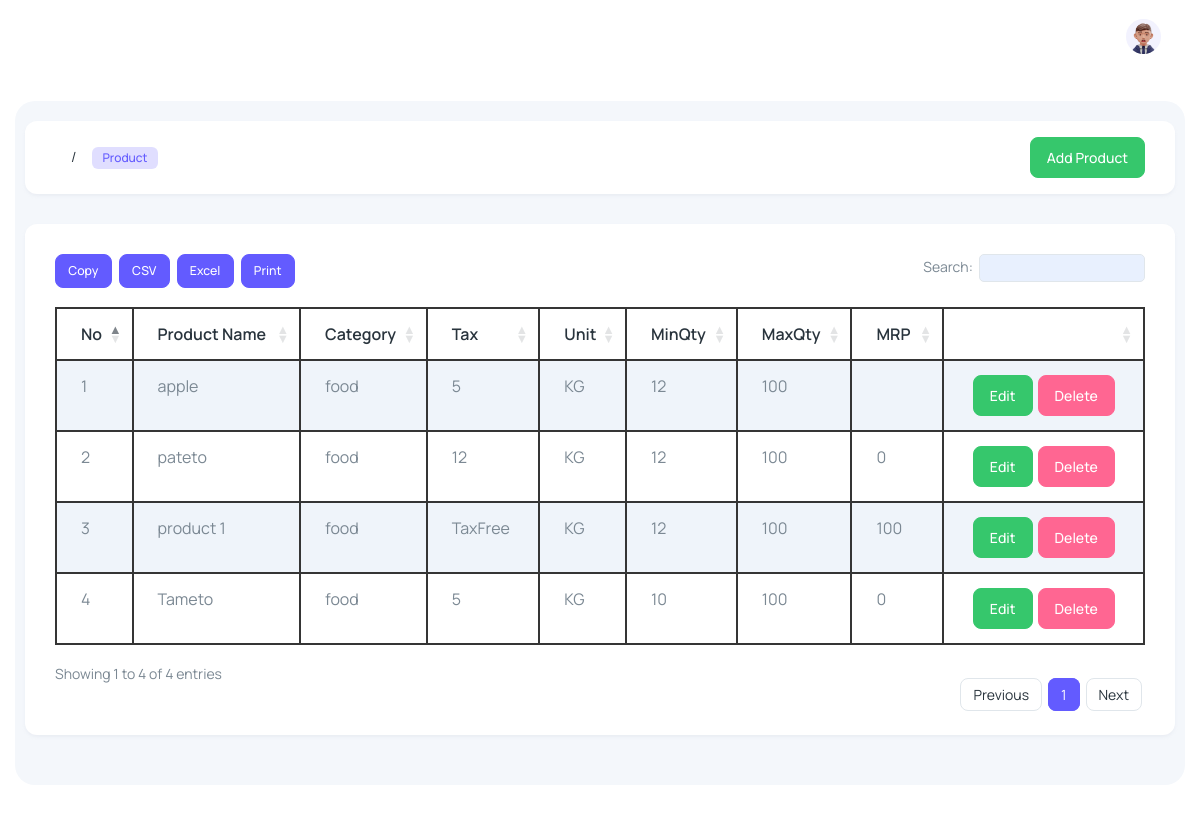
The page /Product (signed in) on the database its author committed.
### main/models.py (models this page shows)
class ProductModel(models.Model):
    user = models.CharField(max_length=100,null=True, blank=True)
    ProductName = models.CharField(max_length=100)
    Category = models.CharField(max_length=100,null=True, blank=True)
    Tax = models.CharField(max_length=100)
    Unit = models.CharField(max_length=100)
    MinQty = models.CharField(max_length=100,blank=True)
    MaxQty = models.CharField(max_length=100,blank=True)
    BarcodeNo = models.CharField(max_length=100,blank=True)
    HSNCode = models.CharField(max_length=100,blank=True)
    MRP = models.CharField(max_length=100,blank=True)

### main/views.py (the view)
# urls.py: path('Product',views.Product,name='Product'),
@login_required(login_url='Login')
def Product(request):
    if is_admin(request.user):
        data=ProductModel.objects.filter(user=request.user)
        return render(request,'admin/product.html',{'data':data})
    if is_user(request.user):
        data=ProductModel.objects.filter(user=request.user)
        return render(request,'product.html',{'data':data})

### main/views.py (called while the page is built)
def is_admin(user):
    data=User.objects.filter(is_superuser=True)
    for i in data:
        if str(i.username) == str(user):
            return True

### main/templates/admin/product.html (shortened to what this page needs)
﻿{% extends 'admin/main.html' %}
{% load static %}
{% block content %}
<div class="body-wrapper">
  <div class="container-fluid">
    <div class="card card-body py-3">
      <div class="row align-items-center">
        <div class="col-12">
          <div class="d-flex align-items-center justify-space-between">
            <nav aria-label="breadcrumb" class="">
              <ol class="breadcrumb">
                <li class="breadcrumb-item" aria-current="page">
                  <span class="badge fw-medium fs-2 bg-primary-subtle text-primary">
                    Product
                  </span>
                </li>
              </ol>
            </nav>
            <nav aria-label="breadcrumb" class="ms-auto">
              <ol class="breadcrumb">
                <a href="AddProduct" class="btn btn-success">Add Product</a>
              </ol>
            </nav>
          </div>
        </div>
      </div>
    </div>
    <div class="datatables">
      <div class="card">
        <div class="card-body">
          <div class="table-responsive">
            <table id="file_export" class="table w-100 table-striped table-bordered display text-nowrap">
              <thead>
                <tr>
                  <th>No</th>
                  <th>Product Name</th>
                  <th>Category</th>
                  <th>Tax</th>
                  <th>Unit</th>
                  <th>MinQty</th>
                  <th>MaxQty</th>
                  <th>MRP</th>
                  <th></th>
                </tr>
              </thead>
              <tbody>
                {% for i in data %}
                <tr>
                  <td>{{forloop.counter}}</td>
                  <td>{{i.ProductName}}</td>
                  <td>{{i.Category}}</td>
                  <td>{{i.Tax}}</td>
                  <td>{{i.Unit}}</td>
                  <td>{{i.MinQty}}</td>
                  <td>{{i.MaxQty}}</td>
                  <td>{{i.MRP}}</td>
                  <td>
                    <a class="btn btn-success mr-3" href="/EditProduct/{{i.id}}" style="margin-left: 5px;">Edit</a><a href="/DeleteProduct/{{i.id}}" style="margin-left: 5px;" class="btn btn-danger">Delete</a>
                  </td>
                </tr>
                {% endfor %}
              </tbody>
            </table>
          </div>
        </div>
      </div>
    </div>
  </div>
</div>
{% endblock content %}

### main/templates/admin/main.html (style rules this page uses)
.table-bordered { border : 1px solid #353535 !important; }
th { border : 1px solid #353535 !important; }
td { border : 1px solid #353535 !important; }

### rows shown on the page
ProductModel: ProductName "apple", Category "food", Tax "5", Unit "KG", MinQty "12", MaxQty "100"
ProductModel: ProductName "pateto", Category "food", Tax "12", Unit "KG", MinQty "12", MaxQty "100", MRP "0"
ProductModel: ProductName "product 1", Category "food", Tax "TaxFree", Unit "KG", MinQty "12", MaxQty "100", MRP "100"
ProductModel: ProductName "Tameto", Category "food", Tax "5", Unit "KG", MinQty "10", MaxQty "100", MRP "0"
